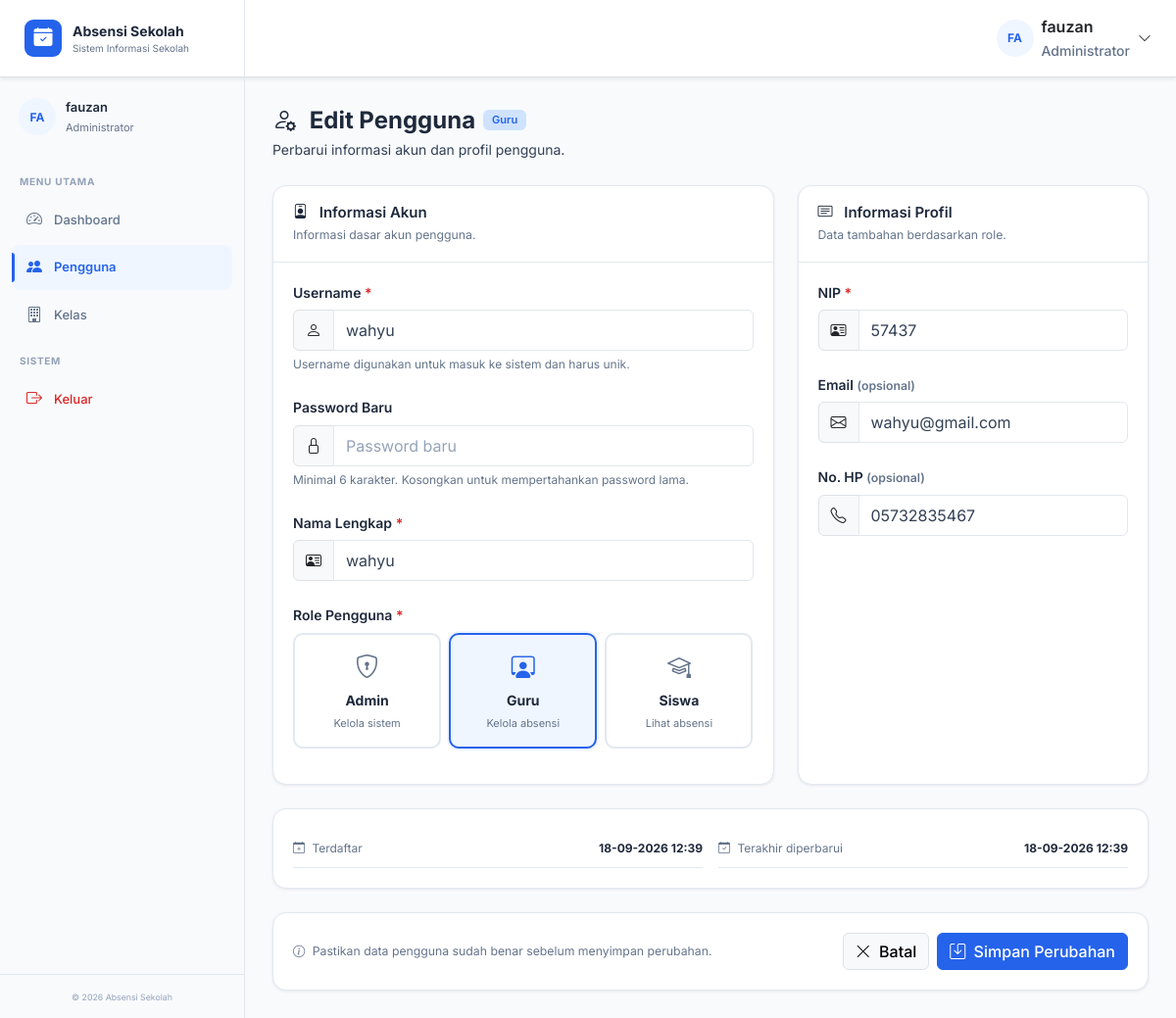
/admin/user_edit.php?id=2 (signed in), run on the app's committed database.
### tables this page shows
CREATE TABLE `guru` (
  `id` int(10) UNSIGNED NOT NULL,
  `user_id` int(10) UNSIGNED NOT NULL,
  `nip` varchar(30) NOT NULL,
  `nama` varchar(100) NOT NULL,
  `email` varchar(100) DEFAULT NULL,
  `no_hp` varchar(20) DEFAULT NULL,
  `created_at` timestamp NOT NULL DEFAULT current_timestamp()
);

CREATE TABLE `users` (
  `id` int(10) UNSIGNED NOT NULL,
  `username` varchar(50) NOT NULL,
  `password` varchar(255) NOT NULL,
  `nama` varchar(100) NOT NULL,
  `role` enum('admin','guru','siswa') NOT NULL,
  `created_at` timestamp NOT NULL DEFAULT current_timestamp(),
  `updated_at` timestamp NOT NULL DEFAULT current_timestamp() ON UPDATE current_timestamp()
);

### admin/user_edit.php (the view, shortened to what the rows shown need)
<?php
require_once __DIR__ . '/../config/database.php';
$base_url = '/absensi-sekolah';
$id = filter_input(INPUT_GET, 'id', FILTER_VALIDATE_INT);
try {
    $stmt = $pdo->prepare("
        SELECT
            u.id,
            u.username,
            u.nama,
            u.role,
            u.created_at,
            u.updated_at,
            g.nip,
            g.email AS guru_email,
            g.no_hp AS guru_no_hp,
            s.nis,
            s.jenis_kelamin,
            s.email AS siswa_email,
            s.no_hp AS siswa_no_hp
        FROM users u
        LEFT JOIN guru g
            ON g.user_id = u.id
        LEFT JOIN siswa s
            ON s.user_id = u.id
        WHERE u.id = ?
        LIMIT 1
    ");
    $stmt->execute([$id]);
    $user = $stmt->fetch();
} catch (PDOException $e) {
    error_log('Gagal mengambil data pengguna: ' . $e->getMessage());
    header('Location: ' . $base_url . '/admin/users.php?status=danger&message=' . urlencode('Terjadi kesalahan saat mengambil data pengguna.'));
    exit;
}
$old = $_SESSION['form_old'] ?? [];
$form_username = $old['username'] ?? $user['username'];
$form_nama = $old['nama'] ?? $user['nama'];
$form_nip = $old['nip'] ?? ($user['nip'] ?? '');
$form_email = $old['email'] ?? (
    $user['role'] === 'guru'
    ? ($user['guru_email'] ?? '')
    : ($user['siswa_email'] ?? '')
);
$form_no_hp = $old['no_hp'] ?? (
    $user['role'] === 'guru'
    ? ($user['guru_no_hp'] ?? '')
    : ($user['siswa_no_hp'] ?? '')
);
if (!function_exists('edit_user_role_label')) {
    function edit_user_role_label(string $role): string
    {
        return match ($role) {
            'admin' => 'Administrator',
            'guru' => 'Guru',
            'siswa' => 'Siswa',
            default => ucfirst($role),
        };
    }
}
if (!function_exists('edit_user_role_badge')) {
    function edit_user_role_badge(string $role): string
    {
        return match ($role) {
            'admin' => 'bg-danger-subtle text-danger',
            'guru' => 'bg-primary-subtle text-primary',
            'siswa' => 'bg-success-subtle text-success',
            default => 'bg-secondary-subtle text-secondary',
        };
    }
}
require_once __DIR__ . '/../includes/header.php';
require_once __DIR__ . '/../includes/sidebar.php';
?>
<main class="main-content">
    <div>
        <div class="page-header mb-4">
            <div>
                <div class="d-flex align-items-center gap-2 mb-1">
                    <h1 class="page-title mb-0">
                        <i class="bi bi-person-gear me-2"></i>
                        Edit Pengguna
                    </h1>
                    <span class="badge <?= htmlspecialchars(edit_user_role_badge($user['role'])) ?>">
                        <?= htmlspecialchars(edit_user_role_label($user['role'])) ?>
                    </span>
                </div>
            </div>
        </div>
        <form action="<?= htmlspecialchars($base_url) ?>/actions/user.php"
            method="POST"
            id="formEditUser"
            data-user-form
            novalidate>
            <div class="row g-4">
                <div class="col-lg-7">
                    <div class="dashboard-card h-100">
                        <div class="dashboard-card-body">
                            <div class="mb-4">
                                <div class="input-group">
                                    <span class="input-group-text">
                                        <i class="bi bi-person"></i>
                                    </span>
                                    <input type="text"
                                        class="form-control"
                                        id="username"
                                        name="username"
                                        value="<?= htmlspecialchars((string) $form_username) ?>"
                                        minlength="3"
                                        maxlength="50"
                                        autocomplete="username"
                                        required>
                                </div>
                            </div>
                            <div class="mb-4">
                                <div class="input-group">
                                    <span class="input-group-text">
                                        <i class="bi bi-person-vcard"></i>
                                    </span>
                                    <input type="text"
                                        class="form-control"
                                        id="nama"
                                        name="nama"
                                        value="<?= htmlspecialchars((string) $form_nama) ?>"
                                        maxlength="100"
                                        autocomplete="name"
                                        required>
                                </div>
                            </div>
                        </div>
                    </div>
                </div>
                <div class="col-lg-5">
                    <div class="dashboard-card">
                        <div class="dashboard-card-body">
                            <div class="role-fields"
                                data-role-fields="guru">
                                <div class="mb-4">
                                    <div class="input-group">
                                        <span class="input-group-text">
                                            <i class="bi bi-person-vcard"></i>
                                        </span>
                                        <input type="text"
                                            class="form-control"
                                            id="nip"
                                            name="nip"
                                            value="<?= htmlspecialchars((string) $form_nip) ?>"
                                            maxlength="50"
                                            placeholder="Masukkan NIP">
                                    </div>
                                </div>
                            </div>
                            <div class="mb-4">
                                <div class="input-group">
                                    <span class="input-group-text">
                                        <i class="bi bi-envelope"></i>
                                    </span>
                                    <input type="email"
                                        class="form-control"
                                        id="email"
                                        name="email"
                                        value="<?= htmlspecialchars((string) $form_email) ?>"
                                        maxlength="100"
                                        autocomplete="email"
                                        placeholder="nama@email.com">
                                </div>
                            </div>
                            <div class="mb-3">
                                <div class="input-group">
                                    <span class="input-group-text">
                                        <i class="bi bi-telephone"></i>
                                    </span>
                                    <input type="tel"
                                        class="form-control"
                                        id="no_hp"
                                        name="no_hp"
                                        value="<?= htmlspecialchars((string) $form_no_hp) ?>"
                                        maxlength="20"
                                        autocomplete="tel"
                                        inputmode="tel"
                                        placeholder="08xxxxxxxxxx">
                                </div>
                            </div>
                        </div>
                    </div>
                </div>
            </div>
            <div class="dashboard-card mt-4">
                <div class="dashboard-card-body">
                    <div class="row g-3 small">
                        <div class="col-md-6">
                            <div class="profile-meta">
                                <span class="text-muted">
                                    <i class="bi bi-calendar-plus me-1"></i>
                                    Terdaftar
                                </span>
                                <strong>
                                    <?= $user['created_at']
                                        ? htmlspecialchars(date('d-m-Y H:i', strtotime($user['created_at'])))
                                        : '-'
                                    ?>
                                </strong>
                            </div>
                        </div>
                        <div class="col-md-6">
                            <div class="profile-meta">
                                <span class="text-muted">
                                    <i class="bi bi-calendar-check me-1"></i>
                                    Terakhir diperbarui
                                </span>
                                <strong>
                                    <?= $user['updated_at']
                                        ? htmlspecialchars(date('d-m-Y H:i', strtotime($user['updated_at'])))
                                        : '-'
                                    ?>
                                </strong>
                            </div>
                        </div>
                    </div>
                </div>
            </div>
        </form>
    </div>
</main>
<?php require_once __DIR__ . '/../includes/footer.php'; ?>

### data on the page
guru: user.role "Guru", username "wahyu", nama "wahyu", nip "57437", email "wahyu@gmail.com", no_hp "05732835467", user.created_at "18-09-2026 12:39", user.updated_at "18-09-2026 12:39"

### other printed values
$user_initials "FA"
$user_name "fauzan"
$role_label "Administrator"
$initials "FA"
